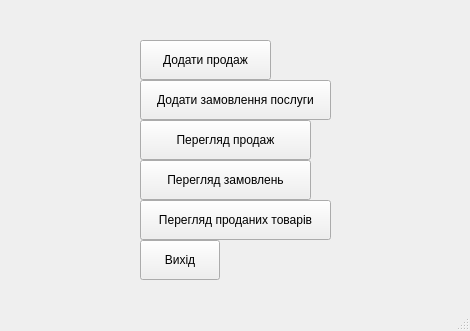
<?xml version="1.0" encoding="UTF-8"?>
<ui version="4.0">
 <class>MainWindow</class>
 <widget class="QMainWindow" name="MainWindow">
  <property name="geometry">
   <rect>
    <x>0</x>
    <y>0</y>
    <width>470</width>
    <height>331</height>
   </rect>
  </property>
  <property name="windowTitle">
   <string>MainWindow</string>
  </property>
  <widget class="QWidget" name="centralwidget">
   <widget class="QPushButton" name="pushButtonAddSale">
    <property name="geometry">
     <rect>
      <x>140</x>
      <y>40</y>
      <width>131</width>
      <height>40</height>
     </rect>
    </property>
    <property name="minimumSize">
     <size>
      <width>0</width>
      <height>40</height>
     </size>
    </property>
    <property name="text">
     <string>Додати продаж</string>
    </property>
   </widget>
   <widget class="QPushButton" name="pushButtonAddOrder">
    <property name="geometry">
     <rect>
      <x>140</x>
      <y>80</y>
      <width>191</width>
      <height>40</height>
     </rect>
    </property>
    <property name="minimumSize">
     <size>
      <width>0</width>
      <height>40</height>
     </size>
    </property>
    <property name="text">
     <string>Додати замовлення послуги</string>
    </property>
   </widget>
   <widget class="QPushButton" name="pushButtonShowSales">
    <property name="geometry">
     <rect>
      <x>140</x>
      <y>120</y>
      <width>171</width>
      <height>40</height>
     </rect>
    </property>
    <property name="minimumSize">
     <size>
      <width>0</width>
      <height>40</height>
     </size>
    </property>
    <property name="text">
     <string>Перегляд продаж</string>
    </property>
   </widget>
   <widget class="QPushButton" name="pushButtonShowProducts">
    <property name="geometry">
     <rect>
      <x>140</x>
      <y>200</y>
      <width>191</width>
      <height>40</height>
     </rect>
    </property>
    <property name="minimumSize">
     <size>
      <width>0</width>
      <height>40</height>
     </size>
    </property>
    <property name="text">
     <string>Перегляд проданих товарів</string>
    </property>
   </widget>
   <widget class="QPushButton" name="pushButtonShowServices">
    <property name="geometry">
     <rect>
      <x>140</x>
      <y>160</y>
      <width>171</width>
      <height>40</height>
     </rect>
    </property>
    <property name="minimumSize">
     <size>
      <width>0</width>
      <height>40</height>
     </size>
    </property>
    <property name="text">
     <string>Перегляд замовлень</string>
    </property>
   </widget>
   <widget class="QPushButton" name="pushButtonOut">
    <property name="geometry">
     <rect>
      <x>140</x>
      <y>240</y>
      <width>80</width>
      <height>40</height>
     </rect>
    </property>
    <property name="minimumSize">
     <size>
      <width>0</width>
      <height>40</height>
     </size>
    </property>
    <property name="text">
     <string>Вихід</string>
    </property>
   </widget>
  </widget>
  <widget class="QMenuBar" name="menubar">
   <property name="geometry">
    <rect>
     <x>0</x>
     <y>0</y>
     <width>470</width>
     <height>25</height>
    </rect>
   </property>
  </widget>
  <widget class="QStatusBar" name="statusbar"/>
 </widget>
 <resources/>
 <connections/>
</ui>
